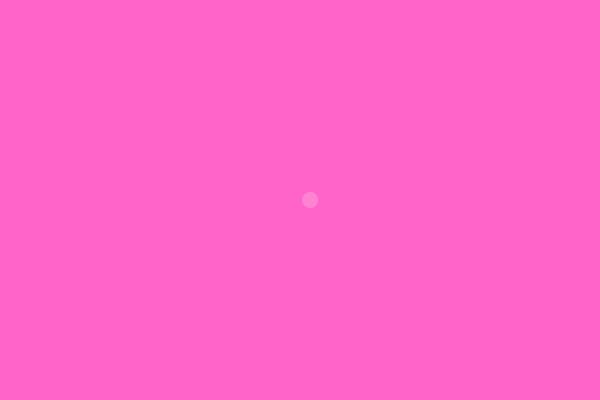
Frame 1 (no input)
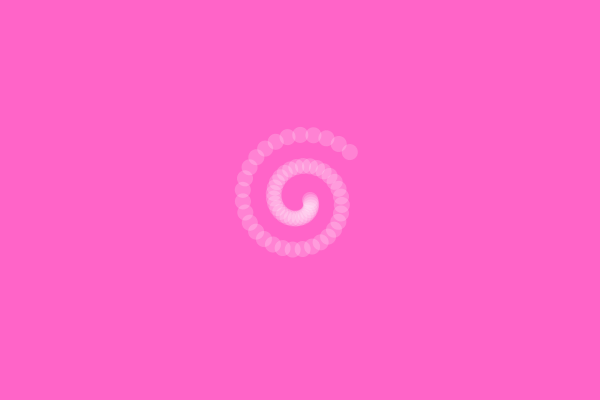
Frame 60 (the mouse pressed at the canvas centre just before this capture)
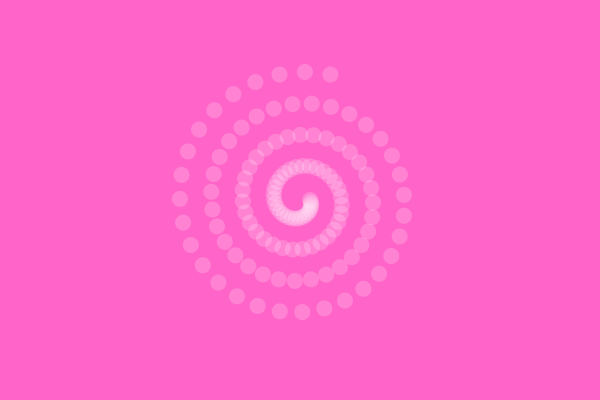
Frame 120 (the mouse held since frame 60 and released just before this capture)

The Processing sketch that drew these frames (run headless with seeded random() and noise(); from frame 60 on, the mouse is pressed at the canvas centre):

// Processing sketch: spiral
// ── spiral.pde
//polar to cartesian
Mover mover;

void setup() {
  size(600,400);
   background(255,100,200);
  mover = new Mover();
}

void draw() {
  mover.update();
  mover.display();
  
}

void keyPressed() {
  if (key == CODED && keyCode == RIGHT) {
    mover.spiral_width = -1;
    mover.c = 0;
    mover.reset();
  }
  
  else if (key == CODED && keyCode == LEFT) {
    mover.spiral_width = 1;
    mover.c = 255;
    mover.reset();
  }
  
  else if (key == ' ') {
    mover.spWidth_increment = 0;
    mover.angle_increment = 0;
  }
  
}

// ── Mover.pde
class Mover {
  float r;
  float theta;
  float spiral_width;
  PVector offset;
  float x,y;
  int c;
  float angle_increment, spWidth_increment;
  
  Mover() {
    theta = 0;
    r = 10;
    spiral_width = 0.1;
    c = 255;
    angle_increment = 0.1;
    spWidth_increment = 1;
  }
  
  void update(){
    offset = new PVector (cos(theta),sin(theta)).normalize();
    x = r * cos(theta) + offset.x*spiral_width;
    y = r * sin(theta) + offset.y*spiral_width;
  }
  
  void display(){
    
    stroke(200,5);
    fill(c,50);
    pushMatrix();
    translate(width/2,height/2);
    rotate(theta);
    ellipse(x,y,16,16);
    //line(0,0,x,y);
    popMatrix();
    
    theta+=angle_increment;
    spiral_width+=spWidth_increment;
  }
  
  void reset() {
    angle_increment = 0.1;
    spWidth_increment = 1;  
  }
  

}
